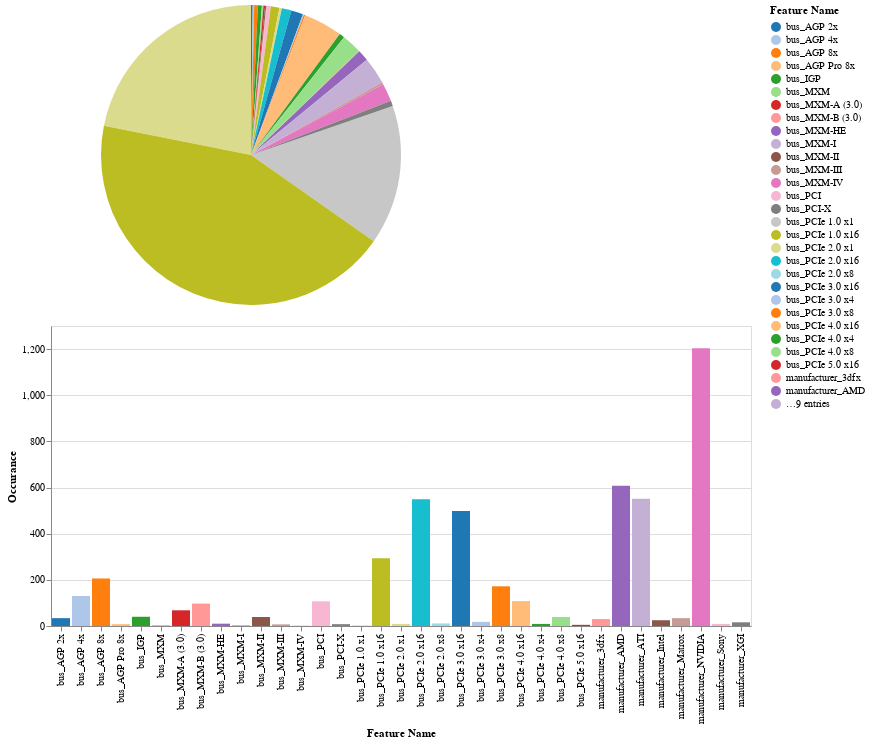

Notebook code cell kept with this figure:
### Markdown cell above
Looking at the Pie chart we can see that indeed the columns with 'mem' in them are the most important. It seems the columns we encoded were not all that important which is disappointing. It also seems my theory of how newer PCIe slots corresponding to newer RAM types was also wrong.
Hovering over a slice or a bar with your mouse will show you the name of the slice or bar and importance/occurance. Clicking on a Feature Name in the legend will hilight it on both the Pie and Bar chart.

### Code cell
alt.vconcat(c1,c2)

### Figure 1 — Vega-Lite specification as saved in the notebook (floating-point values rounded to 4 significant figures)
{"config": {"view": {"continuousWidth": 400, "continuousHeight": 300}}, "vconcat": [{"data": {"name": "data-f8bd92e309efd008d4f09c2075af85f2"}, "mark": "arc", "encoding": {"color": {"field": "Feature Name", "scale": {"scheme": "category20"}}, "opacity": {"condition": {"value": 1, "selection": "selector001"}, "value": 0.2}, "theta": {"field": "Importance (%)", "type": "quantitative"}, "tooltip": [{"field": "Feature Name", "type": "nominal"}, {"field": "Importance (%)", "type": "quantitative"}]}, "selection": {"selector001": {"type": "single", "fields": ["Feature Name"], "bind": "legend"}}}, {"data": {"name": "data-f900515ab42ff310be6edae3f9a1af57"}, "mark": "bar", "encoding": {"color": {"field": "Feature Name", "type": "nominal"}, "opacity": {"condition": {"value": 1, "selection": "selector001"}, "value": 0.2}, "tooltip": [{"field": "Feature Name", "type": "nominal"}, {"field": "Occurance", "type": "quantitative"}], "x": {"field": "Feature Name", "type": "nominal"}, "y": {"field": "Occurance", "type": "quantitative"}}, "selection": {"selector001": {"type": "single", "fields": ["Feature Name"], "bind": "legend"}}}], "$schema": "https://vega.github.io/schema/vega-lite/v4.17.0.json", "datasets": {"data-f8bd92e309efd008d4f09c2075af85f2": [{"Feature Name": "memSize", "Importance (%)": 21.87}, {"Feature Name": "memBusWidth", "Importance (%)": 15.04}, {"Feature Name": "memClock", "Importance (%)": 43.38}, {"Feature Name": "manufacturer_3dfx", "Importance (%)": 0.09}, {"Feature Name": "manufacturer_AMD", "Importance (%)": 1.2}, {"Feature Name": "manufacturer_ATI", "Importance (%)": 2.9}, {"Feature Name": "manufacturer_Intel", "Importance (%)": 0.0}, {"Feature Name": "manufacturer_Matrox", "Importance (%)": 0.22}, {"Feature Name": "manufacturer_NVIDIA", "Importance (%)": 1.95}, {"Feature Name": "manufacturer_Sony", "Importance (%)": 0.0}, {"Feature Name": "manufacturer_XGI", "Importance (%)": 0.58}, {"Feature Name": "bus_AGP 2x", "Importance (%)": 0.18}, {"Feature Name": "bus_AGP 4x", "Importance (%)": 0.16}, {"Feature Name": "bus_AGP 8x", "Importance (%)": 0.39}, {"Feature Name": "bus_AGP Pro 8x", "Importance (%)": 0.0}, {"Feature Name": "bus_IGP", "Importance (%)": 0.43}, {"Feature Name": "bus_MXM", "Importance (%)": 0.17}, {"Feature Name": "bus_MXM-A (3.0)", "Importance (%)": 0.17}, {"Feature Name": "bus_MXM-B (3.0)", "Importance (%)": 0.0}, {"Feature Name": "bus_MXM-HE", "Importance (%)": 0.0}, {"Feature Name": "bus_MXM-I", "Importance (%)": 0.0}, {"Feature Name": "bus_MXM-II", "Importance (%)": 0.12}, {"Feature Name": "bus_MXM-III", "Importance (%)": 0.07}, {"Feature Name": "bus_MXM-IV", "Importance (%)": 0.0}, {"Feature Name": "bus_PCI", "Importance (%)": 0.43}, {"Feature Name": "bus_PCI-X", "Importance (%)": 0.0}, {"Feature Name": "bus_PCIe 1.0 x1", "Importance (%)": 0.0}, {"Feature Name": "bus_PCIe 1.0 x16", "Importance (%)": 0.92}, {"Feature Name": "bus_PCIe 2.0 x1", "Importance (%)": 0.26}, {"Feature Name": "bus_PCIe 2.0 x16", "Importance (%)": 1.04}, {"Feature Name": "bus_PCIe 2.0 x8", "Importance (%)": 0.0}, {"Feature Name": "bus_PCIe 3.0 x16", "Importance (%)": 1.29}, {"Feature Name": "bus_PCIe 3.0 x4", "Importance (%)": 0.11}, {"Feature Name": "bus_PCIe 3.0 x8", "Importance (%)": 0.15}, {"Feature Name": "bus_PCIe 4.0 x16", "Importance (%)": 4.19}, {"Feature Name": "bus_PCIe 4.0 x4", "Importance (%)": 0.57}, {"Feature Name": "bus_PCIe 4.0 x8", "Importance (%)": 2.11}, {"Feature Name": "bus_PCIe 5.0 x16", "Importance (%)": 0.0}], "data-f900515ab42ff310be6edae3f9a1af57": [{"Feature Name": "manufacturer_NVIDIA", "Occurance": 1204}, {"Feature Name": "manufacturer_Intel", "Occurance": 25}, {"Feature Name": "manufacturer_AMD", "Occurance": 608}, {"Feature Name": "manufacturer_ATI", "Occurance": 551}, {"Feature Name": "manufacturer_Sony", "Occurance": 9}, {"Feature Name": "manufacturer_Matrox", "Occurance": 34}, {"Feature Name": "manufacturer_XGI", "Occurance": 16}, {"Feature Name": "manufacturer_3dfx", "Occurance": 30}, {"Feature Name": "bus_PCIe 4.0 x16", "Occurance": 108}, {"Feature Name": "bus_PCIe 4.0 x8", "Occurance": 39}, {"Feature Name": "bus_PCIe 5.0 x16", "Occurance": 5}, {"Feature Name": "bus_PCIe 4.0 x4", "Occurance": 9}, {"Feature Name": "bus_IGP", "Occurance": 40}, {"Feature Name": "bus_PCIe 3.0 x4", "Occurance": 18}, {"Feature Name": "bus_PCIe 3.0 x16", "Occurance": 498}, {"Feature Name": "bus_PCIe 3.0 x8", "Occurance": 172}, {"Feature Name": "bus_MXM-B (3.0)", "Occurance": 97}, {"Feature Name": "bus_MXM-A (3.0)", "Occurance": 68}, {"Feature Name": "bus_PCIe 2.0 x16", "Occurance": 549}, {"Feature Name": "bus_PCIe 2.0 x8", "Occurance": 11}, {"Feature Name": "bus_PCIe 2.0 x1", "Occurance": 9}, {"Feature Name": "bus_PCIe 1.0 x16", "Occurance": 294}, {"Feature Name": "bus_PCI", "Occurance": 107}, {"Feature Name": "bus_MXM", "Occurance": 4}, {"Feature Name": "bus_MXM-II", "Occurance": 39}, {"Feature Name": "bus_MXM-IV", "Occurance": 1}, {"Feature Name": "bus_AGP 8x", "Occurance": 206}, {"Feature Name": "bus_MXM-HE", "Occurance": 10}, {"Feature Name": "bus_MXM-I", "Occurance": 4}, {"Feature Name": "bus_PCIe 1.0 x1", "Occurance": 2}, {"Feature Name": "bus_MXM-III", "Occurance": 7}, {"Feature Name": "bus_AGP 4x", "Occurance": 130}, {"Feature Name": "bus_AGP Pro 8x", "Occurance": 8}, {"Feature Name": "bus_PCI-X", "Occurance": 8}, {"Feature Name": "bus_AGP 2x", "Occurance": 34}]}}
